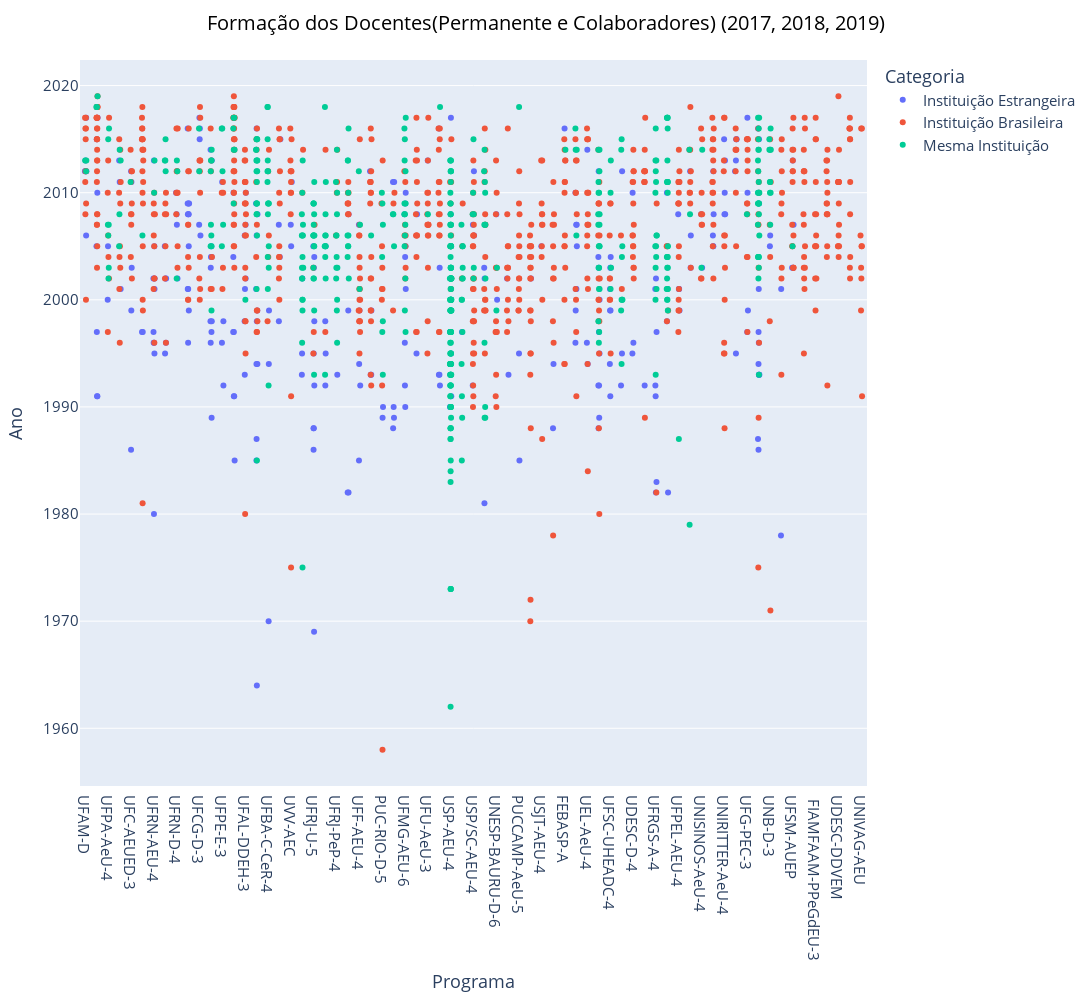

This figure's notebook cell:
### Code cell
make_chart(df)

### Figure 1 — Plotly figure (JSON) as saved in the notebook; plotly's stock layout.template omitted (floating-point values rounded to 4 significant figures; data arrays with more than 128 entries replaced by an {"elided": "..."} marker saying what was removed)
{"data": [{"alignmentgroup": "True", "boxpoints": "all", "fillcolor": "rgba(255,255,255,0)", "hoveron": "points", "hovertemplate": "Categoria=Instituição Estrangeira<br>Programa=%{x}<br>Ano=%{y}<extra></extra>", "legendgroup": "Instituição Estrangeira", "line": {"color": "rgba(255,255,255,0)"}, "marker": {"color": "#636efa"}, "name": "Instituição Estrangeira", "offsetgroup": "Instituição Estrangeira", "orientation": "v", "pointpos": 0, "showlegend": true, "type": "box", "x": {"elided": "290 str values"}, "x0": " ", "xaxis": "x", "y": {"elided": "290 str values"}, "y0": " ", "yaxis": "y"}, {"alignmentgroup": "True", "boxpoints": "all", "fillcolor": "rgba(255,255,255,0)", "hoveron": "points", "hovertemplate": "Categoria=Instituição Brasileira<br>Programa=%{x}<br>Ano=%{y}<extra></extra>", "legendgroup": "Instituição Brasileira", "line": {"color": "rgba(255,255,255,0)"}, "marker": {"color": "#EF553B"}, "name": "Instituição Brasileira", "offsetgroup": "Instituição Brasileira", "orientation": "v", "pointpos": 0, "showlegend": true, "type": "box", "x": {"elided": "788 str values"}, "x0": " ", "xaxis": "x", "y": {"elided": "788 str values"}, "y0": " ", "yaxis": "y"}, {"alignmentgroup": "True", "boxpoints": "all", "fillcolor": "rgba(255,255,255,0)", "hoveron": "points", "hovertemplate": "Categoria=Mesma Instituição<br>Programa=%{x}<br>Ano=%{y}<extra></extra>", "legendgroup": "Mesma Instituição", "line": {"color": "rgba(255,255,255,0)"}, "marker": {"color": "#00cc96"}, "name": "Mesma Instituição", "offsetgroup": "Mesma Instituição", "orientation": "v", "pointpos": 0, "showlegend": true, "type": "box", "x": {"elided": "449 str values"}, "x0": " ", "xaxis": "x", "y": {"elided": "449 str values"}, "y0": " ", "yaxis": "y"}], "layout": {"boxmode": "overlay", "font": {"size": 15}, "height": 1000, "legend": {"title": {"text": "Categoria"}, "tracegroupgap": 0}, "margin": {"t": 60}, "title": {"font": {"color": "#000000", "size": 20}, "text": "Formação dos Docentes(Permanente e Colaboradores) (2017, 2018, 2019)", "x": 0.5, "xanchor": "center"}, "width": 2500, "xaxis": {"anchor": "y", "domain": [0, 1], "title": {"text": "Programa"}}, "yaxis": {"anchor": "x", "domain": [0, 1], "title": {"text": "Ano"}}}}
